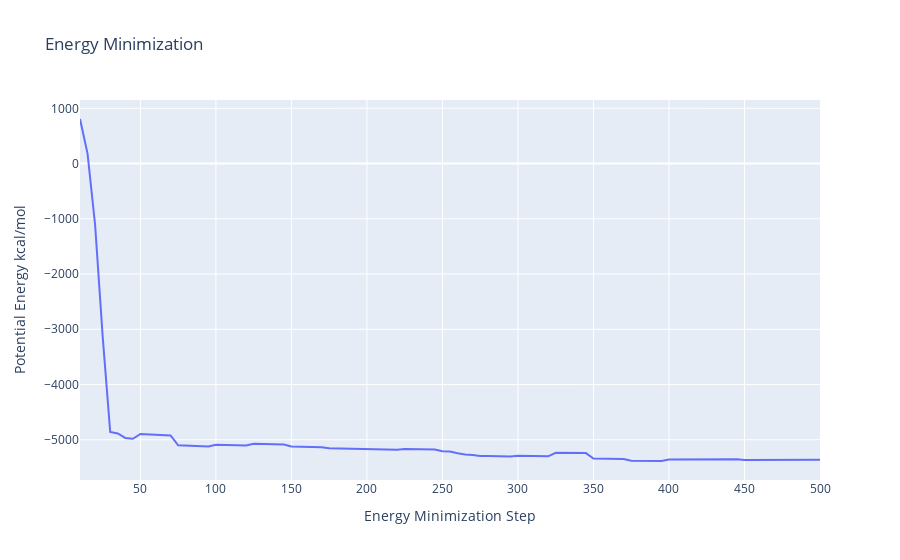

Notebook source saved alongside this figure:
### Code cell
from biobb_amber.process.process_minout import process_minout

process_minout(input_log_path  = f'{TMP_DIR}/sander.minH.log',
               output_dat_path = f'{TMP_DIR}/sander.minH.dat',
               properties      = {'terms': ['ENERGY']})

with open(f'{TMP_DIR}/sander.minH.dat', 'r') as energy_file:
    x,y = map(
        list,
        zip(*[
            (float(line.split()[0]),float(line.split()[1]))
            for line in energy_file 
            if not line.startswith(("#","@")) 
            if float(line.split()[1]) < 1000 
        ])
    )

plotly.offline.init_notebook_mode(connected=True)

fig = {
    "data": [go.Scatter(x=x, y=y)],
    "layout": go.Layout(title="Energy Minimization",
                        xaxis=dict(title = "Energy Minimization Step"),
                        yaxis=dict(title = "Potential Energy kcal/mol")
                       )
}

plotly.offline.iplot(fig)

### Figure 1 — Plotly figure (JSON) as saved in the notebook; plotly's stock layout.template omitted (floating-point values rounded to 4 significant figures)
{"data": [{"type": "scatter", "x": [10, 15, 20, 25, 30, 35, 40, 45, 50, 55, 60, 65, 70, 75, 80, 85, 90, 95, 100, 105, 110, 115, 120, 125, 130, 135, 140, 145, 150, 155, 160, 165, 170, 175, 180, 185, 190, 195, 200, 205, 210, 215, 220, 225, 230, 235, 240, 245, 250, 255, 260, 265, 270, 275, 280, 285, 290, 295, 300, 305, 310, 315, 320, 325, 330, 335, 340, 345, 350, 355, 360, 365, 370, 375, 380, 385, 390, 395, 400, 405, 410, 415, 420, 425, 430, 435, 440, 445, 450, 455, 460, 465, 470, 475, 480, 485, 490, 495, 500], "y": [806.4, 181.0, -1107.0, -3123.0, -4858.0, -4886.0, -4968.0, -4981, -4894.0, -4900.0, -4910.0, -4912, -4922.0, -5100.0, -5106.0, -5111.0, -5116.0, -5120.0, -5089.0, -5093.0, -5097.0, -5101.0, -5105.0, -5072.0, -5076.0, -5078.0, -5082, -5087.0, -5120.0, -5126.0, -5128.0, -5132.0, -5135.0, -5154.0, -5158.0, -5161.0, -5164.0, -5166.0, -5172.0, -5174.0, -5177.0, -5179.0, -5182.0, -5166.0, -5170.0, -5171.0, -5173.0, -5175, -5209.0, -5212.0, -5243.0, -5266.0, -5276.0, -5293.0, -5294.0, -5296.0, -5300.0, -5302.0, -5288.0, -5290.0, -5294.0, -5297.0, -5300, -5235.0, -5235.0, -5237.0, -5239.0, -5241.0, -5340.0, -5341.0, -5343.0, -5345.0, -5347.0, -5381.0, -5381.0, -5382.0, -5383.0, -5384.0, -5357.0, -5357.0, -5358, -5359.0, -5360.0, -5350.0, -5350.0, -5351.0, -5352, -5353.0, -5366.0, -5366.0, -5367.0, -5368, -5368.0, -5360.0, -5360.0, -5361.0, -5362.0, -5363, -5361.0]}], "layout": {"title": {"text": "Energy Minimization"}, "xaxis": {"title": {"text": "Energy Minimization Step"}}, "yaxis": {"title": {"text": "Potential Energy kcal/mol"}}}}
